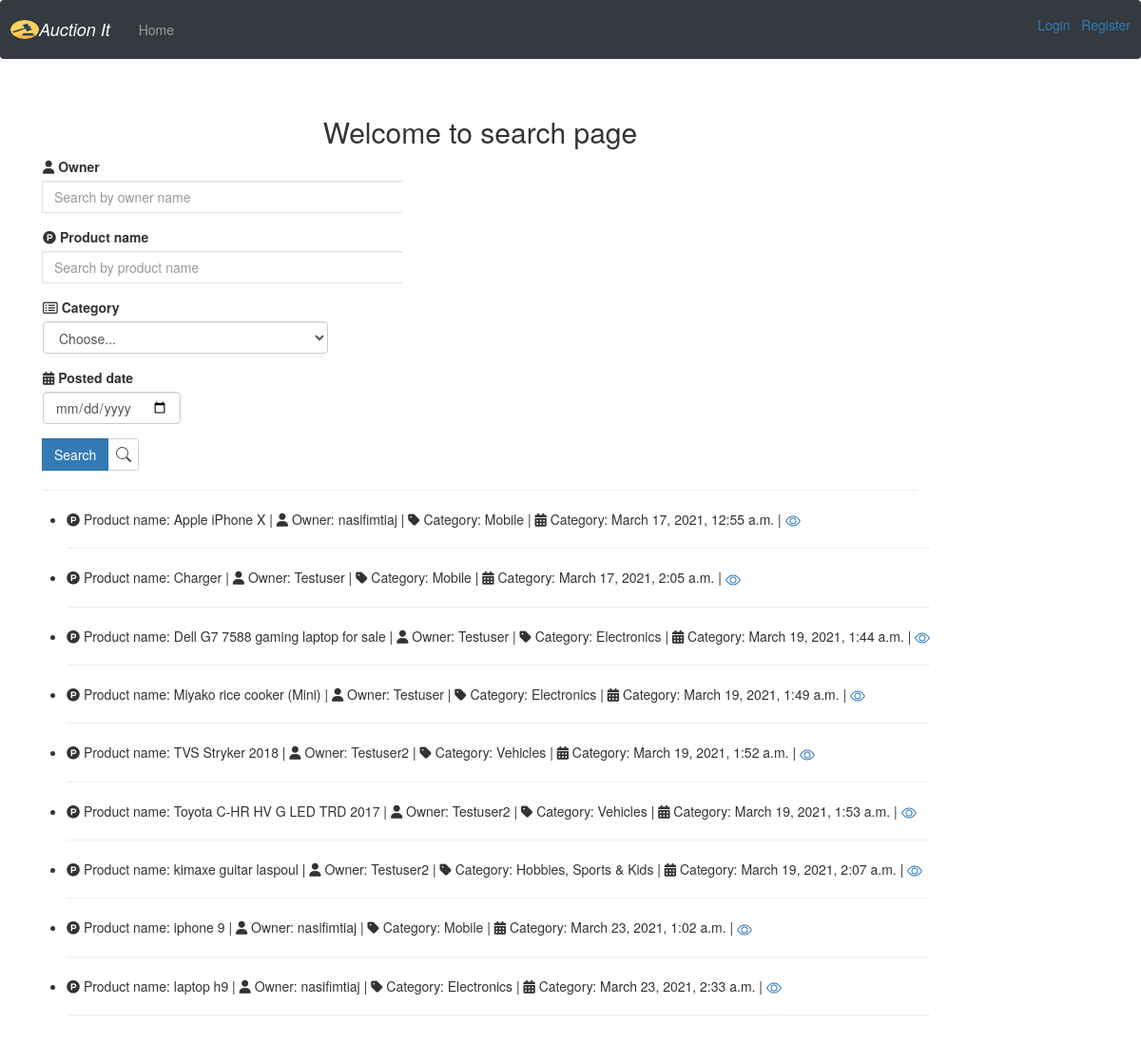
The app's page /search/ with its own data.
### core/models.py (models this page shows, shortened)
class AuctionItem(models.Model):
    name = models.CharField(max_length=50)
    owner = models.ForeignKey(User, on_delete=models.CASCADE)
    category = models.ForeignKey(Category, on_delete=models.CASCADE)
    date_posted = models.DateTimeField(default=timezone.now)
    is_sold = models.BooleanField(default=False)
    location = models.ForeignKey(Location, on_delete=models.CASCADE)
    color = models.CharField(max_length=50)
    model = models.CharField(max_length=50)
    description = models.TextField()

class Category(models.Model):
    title = models.CharField(max_length=50)
    timestamp =  models.DateTimeField(default=datetime.now, blank=True)
    description = models.TextField(default="none")
    image = models.ImageField(default="default_cat", upload_to='Category_pics')
    def __str__(self):
        return self.title

### core/views.py (the view)
# urls.py: path('search/', BootstrapFilterView, name='bootstrap'),
def BootstrapFilterView(request):
    qs = AuctionItem.objects.all()
    title_contains_query = request.GET.get('title_contains')
    owner_contains_query = request.GET.get('owner_contains')
    category = request.GET.get('category')
    published_Date = request.GET.get('published_Date')
    if is_valid_queryparam(title_contains_query):
        qs = qs.filter(name__icontains=title_contains_query)
    if is_valid_queryparam(owner_contains_query):
        qs = qs.filter(owner__username__icontains=owner_contains_query)
    if is_valid_queryparam(category) and category != 'Choose...':
        qs = qs.filter(category=category)
    if is_valid_queryparam(published_Date):
        qs = qs.filter(date_posted__date=published_Date)
    context = {
        'queryset': qs,
        'categories': Category.objects.all(),
        'search_nav': 'active'
    }
    return render(request, 'core/search.html', context)

### core/views.py (called while the page is built)
def is_valid_queryparam(param):
    return param != '' and param is not None

### core/templates/core/search.html (shortened to what this page needs)
{% extends 'core/base.html' %}
{% block content %}
<head>
    <link href="https://maxcdn.bootstrapcdn.com/font-awesome/4.3.0/css/font-awesome.min.css" rel="stylesheet">
    <link href="https://maxcdn.bootstrapcdn.com/font-awesome/4.7.0/css/font-awesome.min.css" rel="stylesheet">
</head>
        <h2 align="center">Welcome to search page</h2>
     <form method="GET" action=".">
       <i class="fa fa-user" aria-hidden="true"></i>
        <label for="category">Owner</label>
        <div class="form-row">
            <div class="form-group col-5">
                <div class="input-group">
                      <span class="input-group-append">
                            <input class="form-control py-2 border-right-0 border" type="search" name="owner_contains" placeholder="Search by owner name" />
                    </span>
                </div>
            </div>
        </div>
         <i class="fa fa-product-hunt" aria-hidden="true"></i>
        <label for="category">Product name</label>
        <div class="form-row">
            <div class="form-group col-5">
                <div class="input-group">
                      <span class="input-group-append">
                            <input class="form-control py-2 border-right-0 border" type="search" name="title_contains" placeholder="Search by product name" />
                    </span>
                </div>
            </div>
        </div>
        <div class="form-row">
            <div class="form-group col-md-4">
               <i class="fa fa-list-alt" aria-hidden="true"></i> <label for="category">Category</label>
                <select id="category" class="form-control" name="category">
                  <option selected>Choose...</option>
                </select>
              </div>
        </div>
          <div class="form-row">
            <div class="form-group col-md-2 col-lg-2">
                <i class="fa fa-calendar" aria-hidden="true"></i>
                    <label for="publishedDate">Posted date</label>
                    <input type="date" class="form-control" id="publishedDate" name="published_Date">
                  </div>
          </div>
            <div class="input-group">
                      <span class="input-group-append">
                          <button type="submit" class="btn btn-primary">Search</button>
                        <div class="input-group-text bg-transparent">
                        </div>
                    </span>
                </div>
     </form>
      <hr />
      <div class="row">
        <ul>
          {% for item in queryset %}
            <li>
             <i class="fa fa-product-hunt" aria-hidden="true"></i> Product name:  {{ item.name }}          |
              <span><i class="fa fa-user" aria-hidden="true"></i>  Owner: {{ item.owner}}</span>           |
              <span><i class="fa fa-tag" aria-hidden="true"></i>   Category: {{ item.category}}</span>            |
              <span> <i class="fa fa-calendar" aria-hidden="true"></i>   Category: {{ item.date_posted}}</span>            |
           <a href="{% url 'center:detail_product' item.id %}"> </a>
            </li>
            <hr />
            {% empty %}
    <td>No results to show.</td>
          {% endfor %}
        </ul>
      </div>
{% endblock %}

### static/css/style.css (style rules this page uses)
body { background: #fafafa; color: #333333; margin-top: 5rem; }
h1, h2, h3, h4, h5, h6 { color: #444444; }
ul { margin: 0; }

### records on screen
AuctionItem: name "Apple iPhone X", owner "nasifimtiaj", category "Mobile", date_posted "March 17, 2021, 12:55 a.m."
AuctionItem: name "Charger", owner "Testuser", category "Mobile", date_posted "March 17, 2021, 2:05 a.m."
AuctionItem: name "Dell G7 7588 gaming laptop for sale", owner "Testuser", category "Electronics", date_posted "March 19, 2021, 1:44 a.m."
AuctionItem: name "Miyako rice cooker (Mini)", owner "Testuser", category "Electronics", date_posted "March 19, 2021, 1:49 a.m."
AuctionItem: name "TVS Stryker 2018", owner "Testuser2", category "Vehicles", date_posted "March 19, 2021, 1:52 a.m."
AuctionItem: name "Toyota C-HR HV G LED TRD 2017", owner "Testuser2", category "Vehicles", date_posted "March 19, 2021, 1:53 a.m."
AuctionItem: name "kimaxe guitar laspoul", owner "Testuser2", category "Hobbies, Sports & Kids", date_posted "March 19, 2021, 2:07 a.m."
AuctionItem: name "iphone 9", owner "nasifimtiaj", category "Mobile", date_posted "March 23, 2021, 1:02 a.m."
AuctionItem: name "laptop h9", owner "nasifimtiaj", category "Electronics", date_posted "March 23, 2021, 2:33 a.m."
